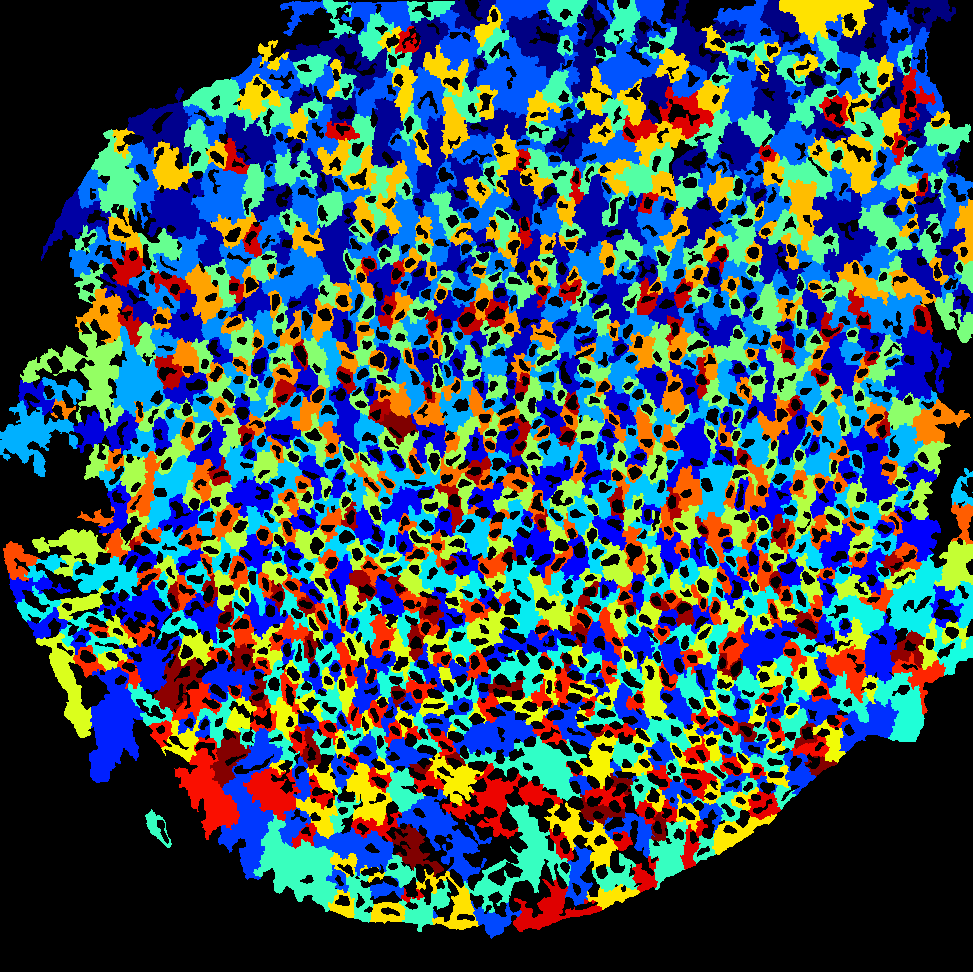
#> input picture flim_tools/image_processing/rgb2gray/sample_data/N_photons_day22_feat2_Object Predictions_cyto.tiff, 973 x 972 px, found by its file name
$ python rgb2gray.py
#> lines starting #> are read from the running program, lines starting #| are printed output that depends on the picture
#> further down, mask_rgb is the input picture: shape (972, 973, 3); mean R, G, B 57, 80.2, 89.7
#!/usr/bin/env python
# coding: utf-8


# Imports

import tifffile
import numpy as np
import matplotlib.pyplot as plt
from skimage.color import rgb2gray as _rgb2gray

import matplotlib as mpl
mpl.rcParams["figure.dpi"] = 300


def generate_figure(image, cmap = plt.cm.Greys_r):
    fig, ax = plt.subplots(figsize = (20, 20))
    ax.imshow(image, interpolation = 'nearest', cmap = cmap)
    fig.tight_layout()


def rgb2gray(mask_rgb, debug=False):
    """
    # RGB to Grayscale
    ## Code logic:
    - Essentially, read in mask only image (not composite) and figure out unique tuples that represent singular RGB values.
    - A typical RBG value to produce a color value can be broken up into (R, G, B) insity values.
    - Tuples are preferable over numpy arrays as they can be easily condensed into unique elemnts using a set and then
    converted back into a list (they are hashable).
    - After uniques are found, build a dictionary with values from 1 to number of unique RGB values in the images.
    These will become the grayscale int values that we then plot.
    The resulting array should automatically upscale from 8-bit integer if needed (>256 unique elements).
    - **This only works for mask images, NOT overlays!**

    Parameters
    ----------
    mask_rgb : np.ndarray
        DESCRIPTION.
    debug : bool, optional
        Enable debugging output. The default is False.

    Returns
    -------
    result : np.ndarray
        Grayscale image.

    """
#> called with debug = False

    # Iterate over every row and column in the mask image and generate a list of RGB tuples
    # There are probably more efficient ways to do this with np.reshape/np.squeeze, but for readability this was used:
    #     - if you are dealing with a larger image set, adjust as needed for a more efficient solution
    # Creating a set initially and having to check every time we add a new element for whether it is unique is inefficient

    tuple_list = list()
    for row in mask_rgb:
        for column in row:
            tuple_list.append(tuple(column))
#> after the loop, tuple_list = 945756 items

    # Convert from list -> set -> list to only keep unique RGB values for lookup table
    # Benefit of the tuple shows here! Hashable in a set which a numpy array alone wouldn't be

    tuple_list= list(set(tuple_list))
#> tuple_list = 253 items, first 6: (60, 255, 186), (0, 88, 255), (180, 255, 67), (202, 255, 44), (67, 255, 180), (0, 0, 178)

    # Make a dictionary of RGB tuples to int index from 1 to length of unique RGB tuples
    # Add one to reserve 0 for (0,0,0) and update (0,0,0) at the end to be 0

    tuple_dict = {tuple_list[i]:i+1 for i in range(len(tuple_list))}
#> tuple_dict = 253 items
    tuple_dict[(0,0,0)] = 0

    # Generate a numpy of colors and IDs.
    #   - The colors array will be n x 3 depending on the number of unique RGB values
    #   - The color_ids array will be n x 1 representing each of the new values for any given RGB value
    #   - This creates effectively a lookup table for converting a list of RGB values to a grayscale int equivalent

    colors = np.array(list(tuple_dict.keys()))
#> colors = 253 rows, first 8: [60, 255, 186], [0, 88, 255], [180, 255, 67], [202, 255, 44], [67, 255, 180], [0, 0, 178], [0, 180, 255], [255, 85, 0]
    color_ids = np.array(list(tuple_dict.values()))
#> color_ids = 253 values, max 253 at index 252, min 0 at index 29, mean 126.9


    # Always prefer 8bit int if we can get away with it for easier viewing in windows platforms.
    #   - If there are more than 255 distinct values, then use np.uint32 as that is always positive
    #   and guarantees compatibility with even transparency based RGB codes (#AARRGGBB)

    if len(tuple_dict) < 255:
        dtype = np.uint8
    else:
        dtype = np.uint32

    # Initialize output array as the shape of the original image (minus RGB channels) and set everything to 0 initially
    # Also auto update dtype to be uint8 if possible, otherwise uint32

    result = np.zeros((mask_rgb.shape[0], mask_rgb.shape[1]), dtype = dtype)

    # Finally, check color of individual pixels in original mask against the color lookup table.
    # If all 3 RGB values match, then the index and new label of that point are returned

    label, row, column = np.where((mask_rgb == colors[:, None, None, :]).all(axis = 3))

    unique_colors = np.unique(colors, axis=0)
#> unique_colors = 253 rows, first 8: [0, 0, 0], [0, 0, 128], [0, 0, 132], [0, 0, 137], [0, 0, 141], [0, 0, 146], [0, 0, 150], [0, 0, 155]


    # Index rows and columns to now be the color ID determined above
    # Length of each of these will be mask.shape[0]*mask.shape[1], and will be automatically reshaped to fit the result array

    result[row, column] = color_ids[label]
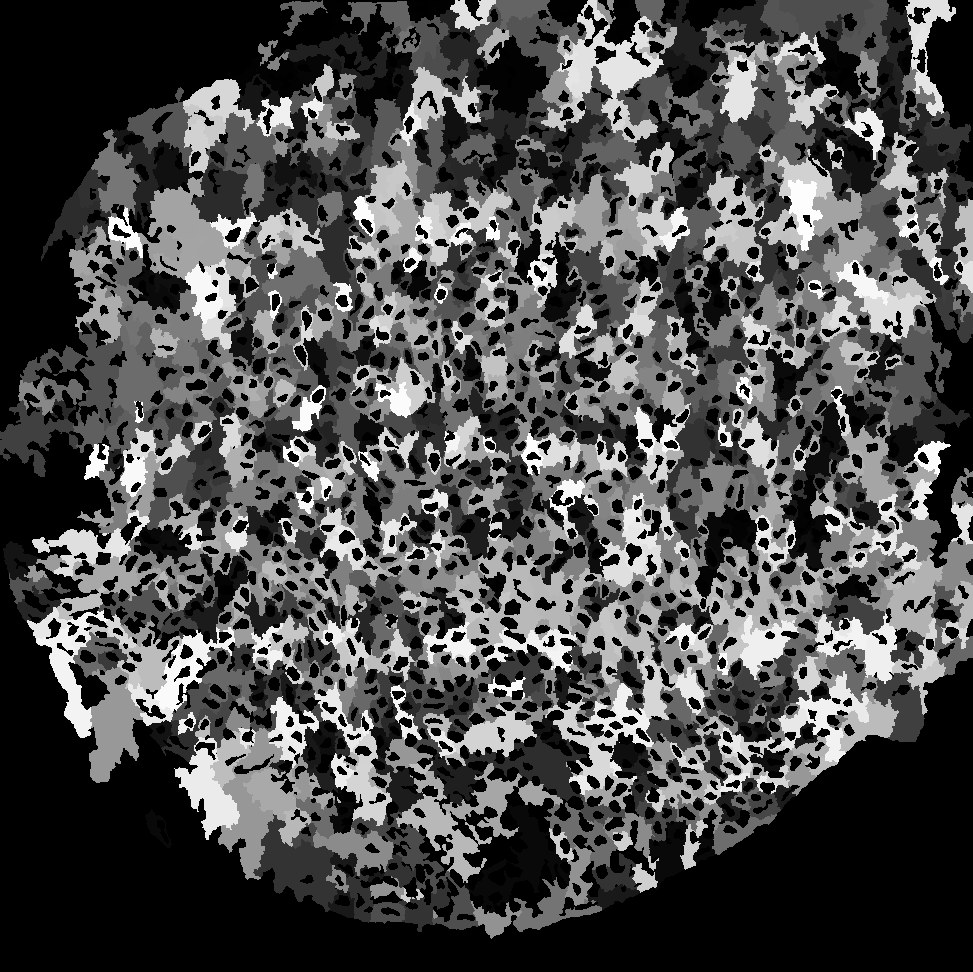
#> result: shape (972, 973); min 0, max 253, mean 76.2

    return result


if __name__ == "__main__":


    # Read in the file

    mask_rgb = tifffile.imread(r'sample_data\N_photons_day22_feat2_Object Predictions_cyto.tiff')

    result = rgb2gray(mask_rgb)
    generate_figure(mask_rgb)

    # Display a figure of the resulting image
    generate_figure(result)

    # Can also use the skimage.color rgb2gray function as well with different results
    og_grayscale = _rgb2gray(mask_rgb)
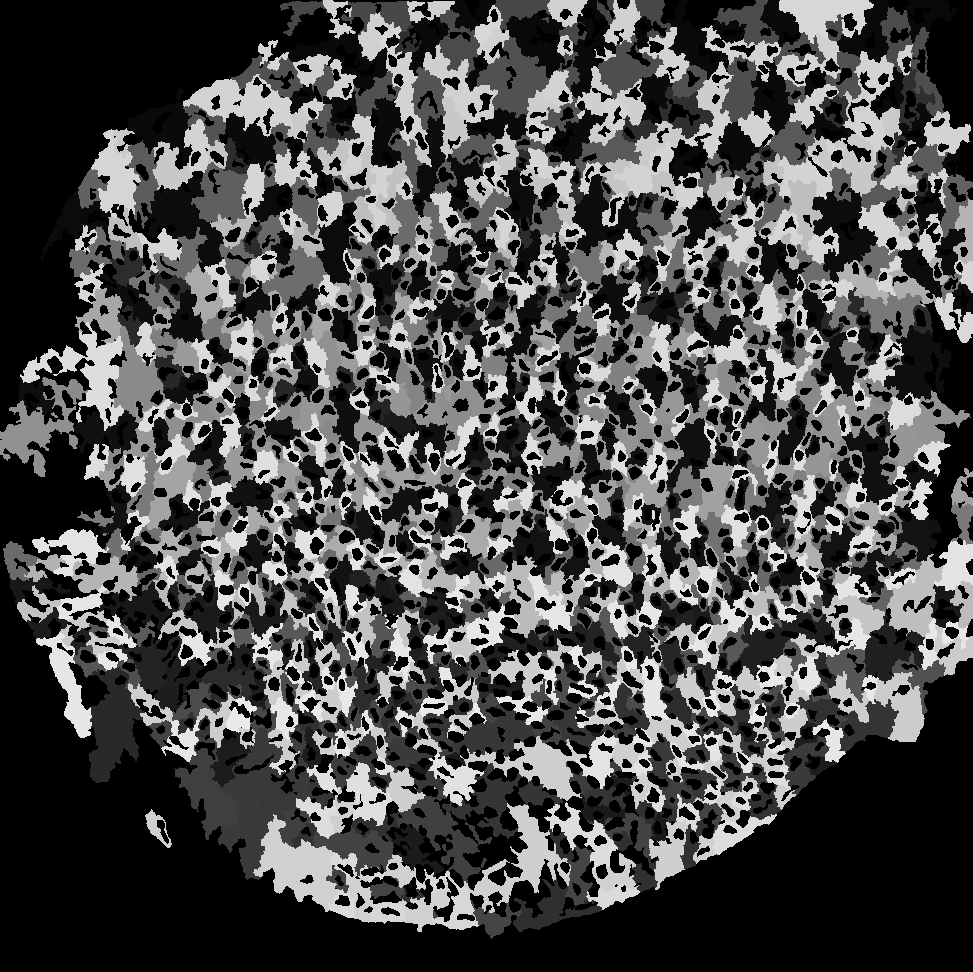
#> og_grayscale: shape (972, 973) float64; min 0, max 0.916, mean 0.298
    generate_figure(og_grayscale)


    # Generate comparison image of original mask, new method, and skimage rgb2gray function

    fig, ax = plt.subplots(1,3)
    fig.suptitle('Comparison of methods against original mask', fontsize = 24)
    fig.set_figheight(7)
    fig.set_figwidth(20)
    ax[0].imshow(mask_rgb, cmap = plt.cm.Greys_r)
    ax[0].set_title('Original image', fontsize = 16)
    ax[0].axis('off')
    ax[1].imshow(result, cmap = plt.cm.Greys_r)
    ax[1].set_title('Newly implemented method ', fontsize = 16)
    ax[1].axis('off')
    ax[2].imshow(og_grayscale, cmap = plt.cm.Greys_r)
    ax[2].set_title('skimage.color rgb2gray function', fontsize = 16)
    ax[2].axis('off')

    # fig.savefig('comparison.png')

    # Write the file as a Tiff if desired
    # tifffile.imwrite('demo_output.tiff', result)
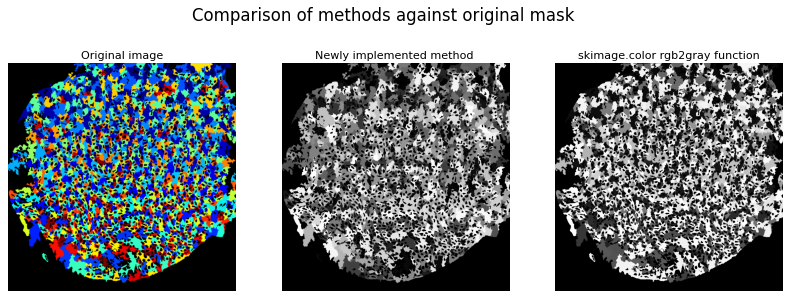
#> figure drawn by matplotlib, 3 panels
